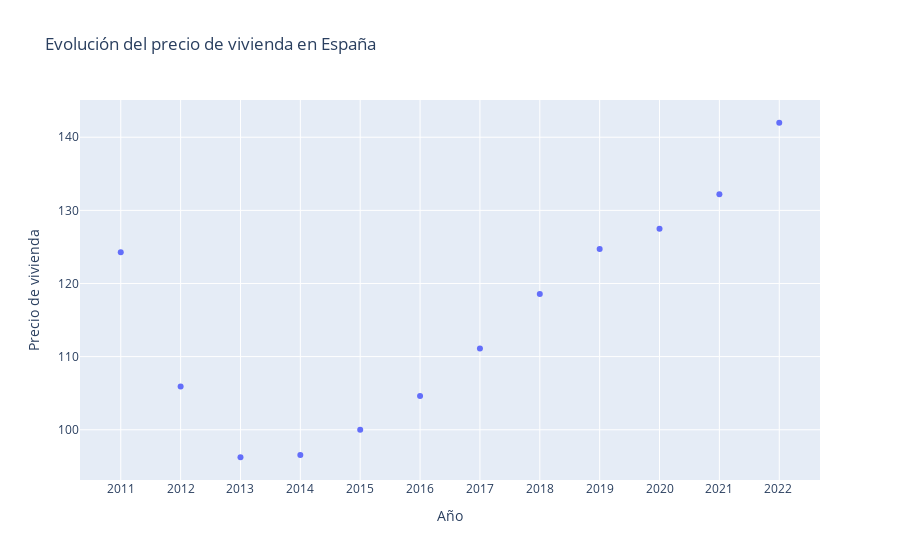

The notebook cell this image was saved under:
### Code cell
import plotly.graph_objects as go

# Extraer la fila correspondiente a Spain
spain_data = europa.loc['Spain']

# Obtener los años del dataframe
years = europa.columns[1:]

# Crear la figura y agregar los puntos de datos de precios de vivienda en España
fig = go.Figure(data=go.Scatter(x=years, y=spain_data[1:], mode='markers'))

# Establecer los títulos de los ejes
fig.update_layout(title='Evolución del precio de vivienda en España', xaxis_title='Año', yaxis_title='Precio de vivienda')

# Mostrar la gráfica
fig.write_html('aumento_spain.html')
fig.show()

### Figure 1 — Plotly figure (JSON) as saved in the notebook; plotly's stock layout.template omitted (floating-point values rounded to 4 significant figures)
{"data": [{"mode": "markers", "type": "scatter", "x": ["2011", "2012", "2013", "2014", "2015", "2016", "2017", "2018", "2019", "2020", "2021", "2022 "], "y": [124.3, 105.9, 96.24, 96.54, 100, 104.6, 111.1, 118.6, 124.7, 127.5, 132.2, 142.0]}], "layout": {"title": {"text": "Evolución del precio de vivienda en España"}, "xaxis": {"title": {"text": "Año"}}, "yaxis": {"title": {"text": "Precio de vivienda"}}}}
